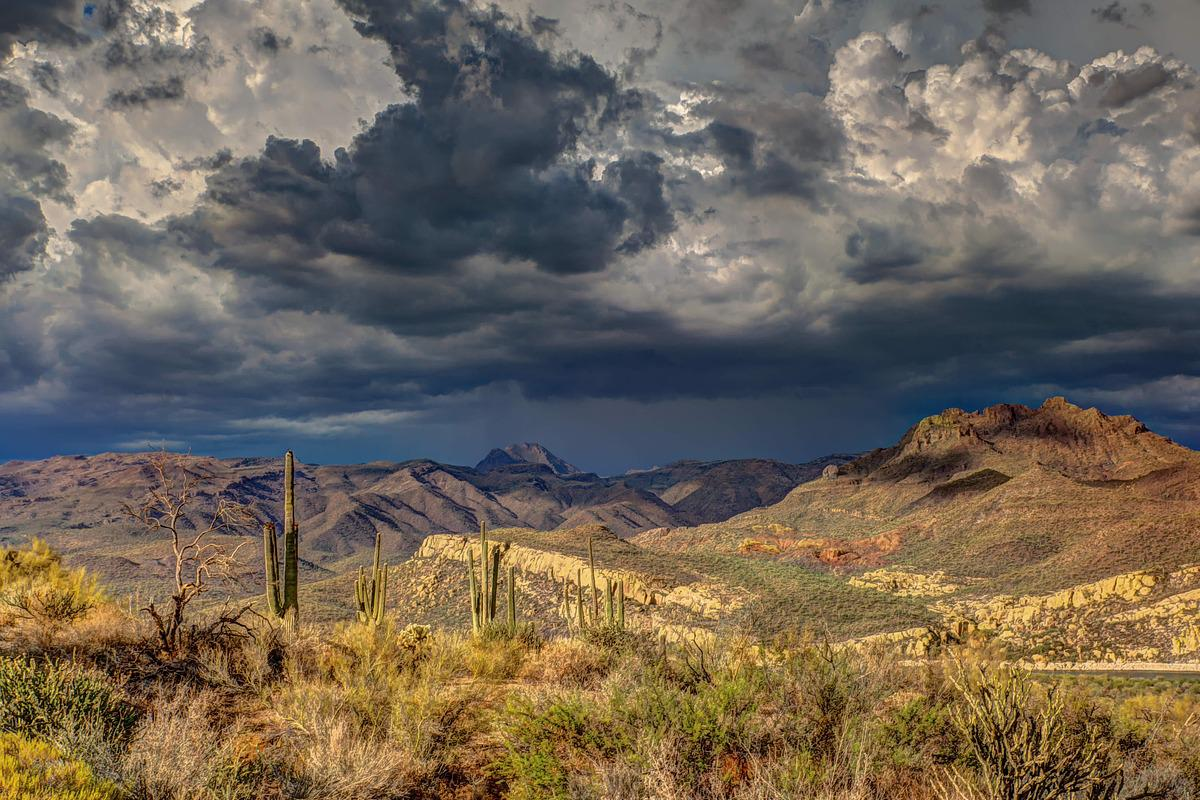
#> input picture desert.jpg, 1200 x 800 px
$ jupyter execute 'V28 - Greycoprops.ipynb'   (shell and % lines are left out)   (older library calls are emulated)
#> lines starting #> are read from the running program, lines starting #| are printed output that depends on the picture; after the words box and inside, x2 and y2 are one past the last pixel; in counts of white or black regions, pixels touching at a corner belong together; long printed decimals are rounded
[cell 1]
from matplotlib import pyplot as plt
import numpy as np
from skimage.io import imread,imsave

[cell 2]
im = imread('desert.jpg')
#> im is the input picture: shape (800, 1200, 3); mean R, G, B 112.9, 102.3, 88.8
print(im.shape)
#| (800, 1200, 3)

plt.figure()
plt.imshow(im)
plt.show()

[cell 3]
from skimage.color import rgb2gray

imgray = (rgb2gray(im)*255).astype('uint8')
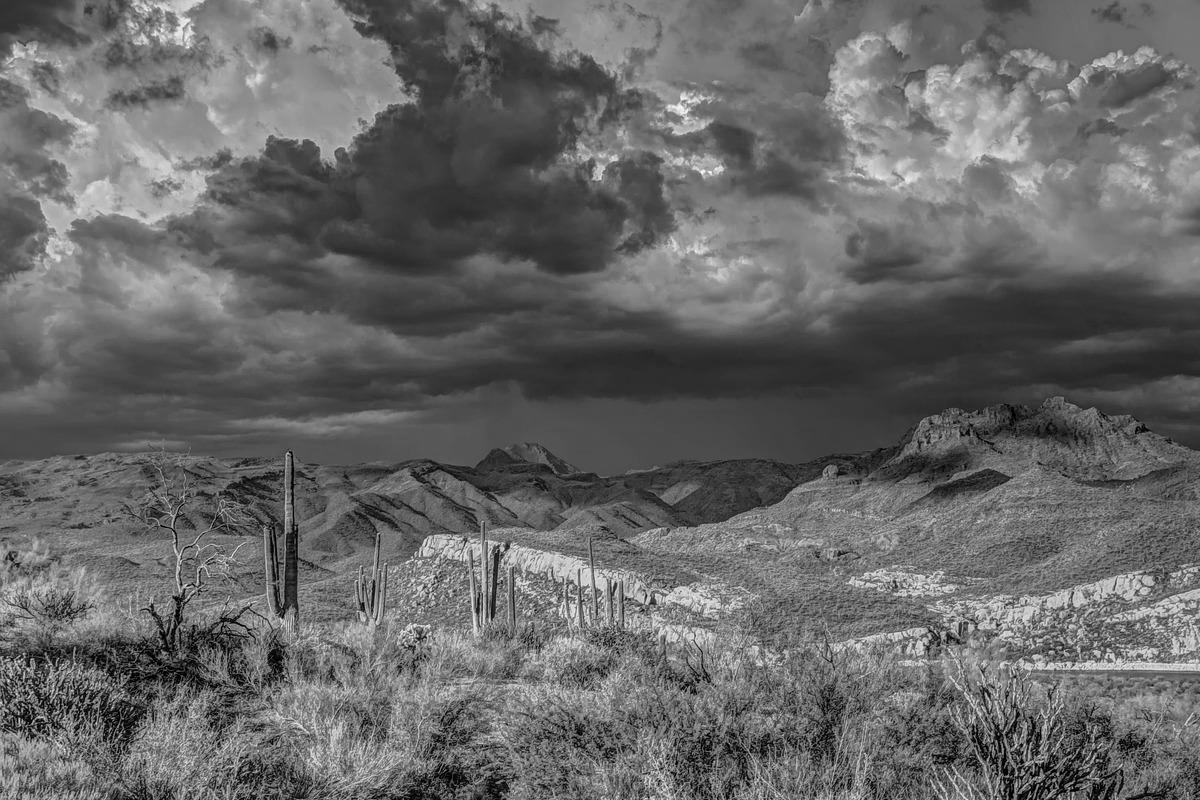
#> imgray: shape (800, 1200); min 0, max 253, mean 103.1
print(imgray.dtype)
#| uint8
plt.figure()
plt.imshow(imgray, cmap=plt.cm.gray)
plt.show()

[cell 4]
nsize = (100,100)

region_cloud = imgray[100:100+nsize[0],800:800+nsize[1]]
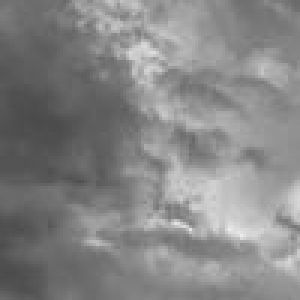
#> region_cloud: shape (100, 100) (shown 3 times larger); min 75, max 236, mean 133.1
region_desert = imgray[600:600+nsize[0],550:550+nsize[1]]
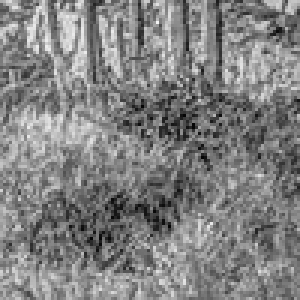
#> region_desert: shape (100, 100) (shown 3 times larger); min 5, max 243, mean 129
plt.figure()
plt.subplot(1,2,1)
plt.imshow(region_cloud, cmap=plt.cm.gray)
plt.subplot(1,2,2)
plt.imshow(region_desert, cmap=plt.cm.gray)
plt.show()

[cell 5]
from skimage.feature import greycomatrix,greycoprops

angles = [0,np.pi/2]
displacements = [10]

glcm_c = greycomatrix(region_cloud, displacements, angles, 256, normed=True)
glcm_d = greycomatrix(region_desert, displacements, angles, 256, normed=True)

plt.figure()
plt.subplot(2,2,1)
plt.imshow(glcm_c[:,:,0,0])
plt.title('Cloud - 0°')
plt.subplot(2,2,2)
plt.imshow(glcm_c[:,:,0,1])
plt.title('Cloud - 90°')
plt.subplot(2,2,3)
plt.imshow(glcm_d[:,:,0,0])
plt.title('Desert - 0°')
plt.subplot(2,2,4)
plt.imshow(glcm_d[:,:,0,1])
plt.title('Desert - 90°')
plt.show()
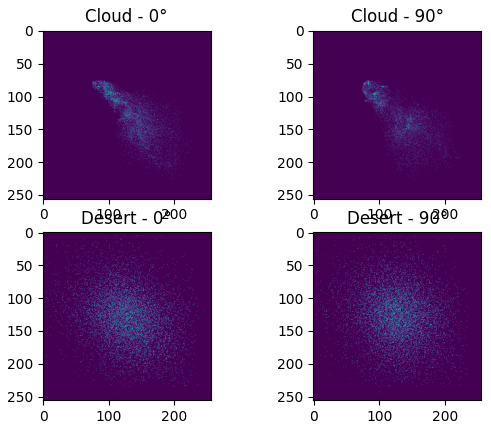
#> figure drawn by matplotlib, 4 panels

[cell 6]
w_contrast = np.zeros((256,256))
w_diss = np.zeros((256,256))
w_hom = np.zeros((256,256))
for i in range(256):
    for j in range(256):
        w_contrast[i,j] = (i-j)**2
        w_diss[i,j] = np.abs(i-j)
        w_hom[i,j] = 1/(1+(i-j)**2)

plt.figure()
plt.subplot(1,3,1)
plt.imshow(w_contrast)
plt.title('Contrast')
plt.subplot(1,3,2)
plt.imshow(w_diss)
plt.title('Dissimilarity')
plt.subplot(1,3,3)
plt.imshow(w_hom)
plt.title('Homogeneity')
plt.show()
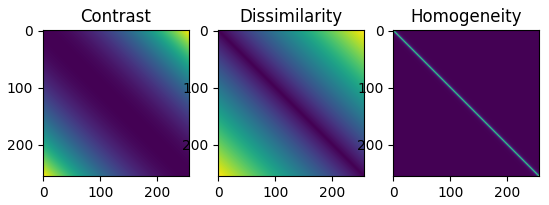
#> figure drawn by matplotlib, 3 panels

w_contrast = np.zeros((256,))
w_diss = np.zeros((256,))
w_hom = np.zeros((256,))
for i in range(256):
        w_contrast[i] = i**2
        w_diss[i] = i
        w_hom[i] = 1/(1+i**2)
plt.figure()
plt.subplot(1,3,1)
plt.plot(w_contrast)
plt.title('Contrast')
plt.subplot(1,3,2)
plt.plot(w_diss)
plt.title('Dissimilarity')
plt.subplot(1,3,3)
plt.plot(w_hom)
plt.title('Homogeneity')
plt.show()
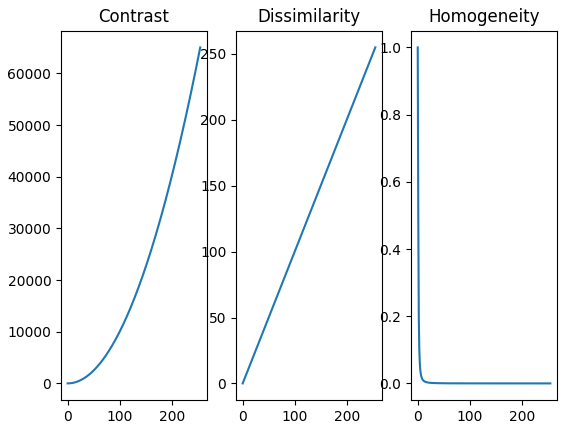
#> figure drawn by matplotlib, 3 panels; panel 1: curve peaks at x = 255, y = 65025; panel 2: curve peaks at x = 255, y = 255; panel 3: curve peaks at x = 0, y = 1

[cell 7]
h_gc = np.eye(256)
h_gc /= h_gc.sum()
print(greycoprops(h_gc.reshape((256,256,1,1)), 'ASM'))
h_flat = np.ones((256,256))
h_flat /= h_flat.sum()
print(greycoprops(h_flat.reshape((256,256,1,1)), 'ASM'))

[cell 8]
h_gc = np.eye(256)
h_gc /= h_gc.sum()
print(greycoprops(h_gc.reshape((256,256,1,1)), 'correlation'))
h_flat = np.ones((256,256))
h_flat /= h_flat.sum()
print(greycoprops(h_flat.reshape((256,256,1,1)), 'correlation'))

[cell 9]
def get_features(glcm, props=['contrast','energy','correlation']):
    n_glcm = glcm.shape[2]*glcm.shape[3]
#> n_glcm = 2
    features = np.zeros((len(props)*n_glcm))
#> features = [0, 0, 0, 0, 0, 0]
    for i,p in enumerate(props):
        features[i*n_glcm:(i+1)*n_glcm] = greycoprops(glcm, p).flatten()
#> after the loop, features = [554.4, 627.2, 0.0169, 0.0169, 0.745, 0.713]
    return features

[cell 10]
props_c = get_features(glcm_c)
#> props_c = [554.4, 627.2, 0.0169, 0.0169, 0.745, 0.713]
props_d = get_features(glcm_d)
#> props_d = [2430.8, 2680.1, 0.0128, 0.0128, 0.241, 0.146]

print(props_c)
#| [5.54416000e+02 6.27210333e+02 1.69283166e-02 1.68903508e-02
#|  7.45487997e-01 7.12849029e-01]
print(props_d)
#| [2.43082078e+03 2.68012878e+03 1.28264772e-02 1.27743957e-02
#|  2.41307427e-01 1.45988858e-01]

[cell 11]
def get_descr(region):
    glcm = greycomatrix(region, displacements, angles, 256, normed=True)
    return get_features(glcm)

n_cells_x = 15
n_cells_y = 10
size_x = im.shape[1]//n_cells_x
#> size_x = 80
size_y = im.shape[0]//n_cells_y
#> size_y = 80
print(size_x,size_y)
#| 80 80

descriptors = np.zeros((n_cells_y,n_cells_x,6))
for y in range(n_cells_y):
    for x in range(n_cells_x):
        region = imgray[y*size_y:(y+1)*size_y,x*size_x:(x+1)*size_x]
        descriptors[y,x] = get_descr(region)
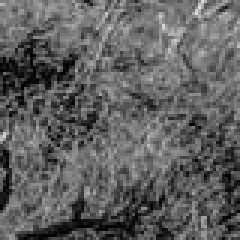
#> region: shape (80, 80) (shown 3 times larger); min 1, max 224, mean 95.7

[cell 12]
ndescriptors = (descriptors-descriptors.mean(axis=(0,1)))/descriptors.std(axis=(0,1))

[cell 13]
ref = ndescriptors[9,7]
#> ref = [1.16, 1.06, -0.605, -0.584, -1.44, -0.908]
print(ref)
#| [ 1.164  1.059 -0.6054 -0.5842 -1.436 -0.9084]

d = np.sqrt(((ndescriptors-ref)**2).sum(axis=2))
plt.figure()
plt.imshow(d, cmap=plt.cm.gray)
plt.show()
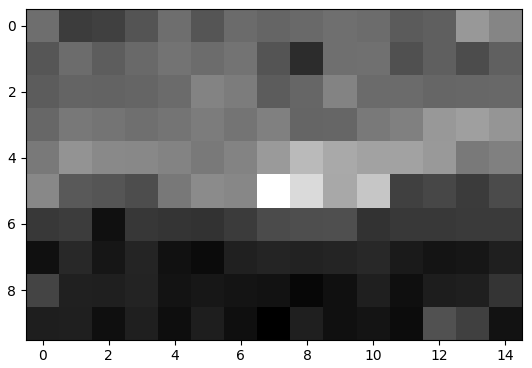
#> figure drawn by matplotlib, 1 panel

[cell 14]
from skimage.transform import resize
from skimage.filters import threshold_otsu

d_ = resize(d, (im.shape[0],im.shape[1]), order=0, mode='reflect')
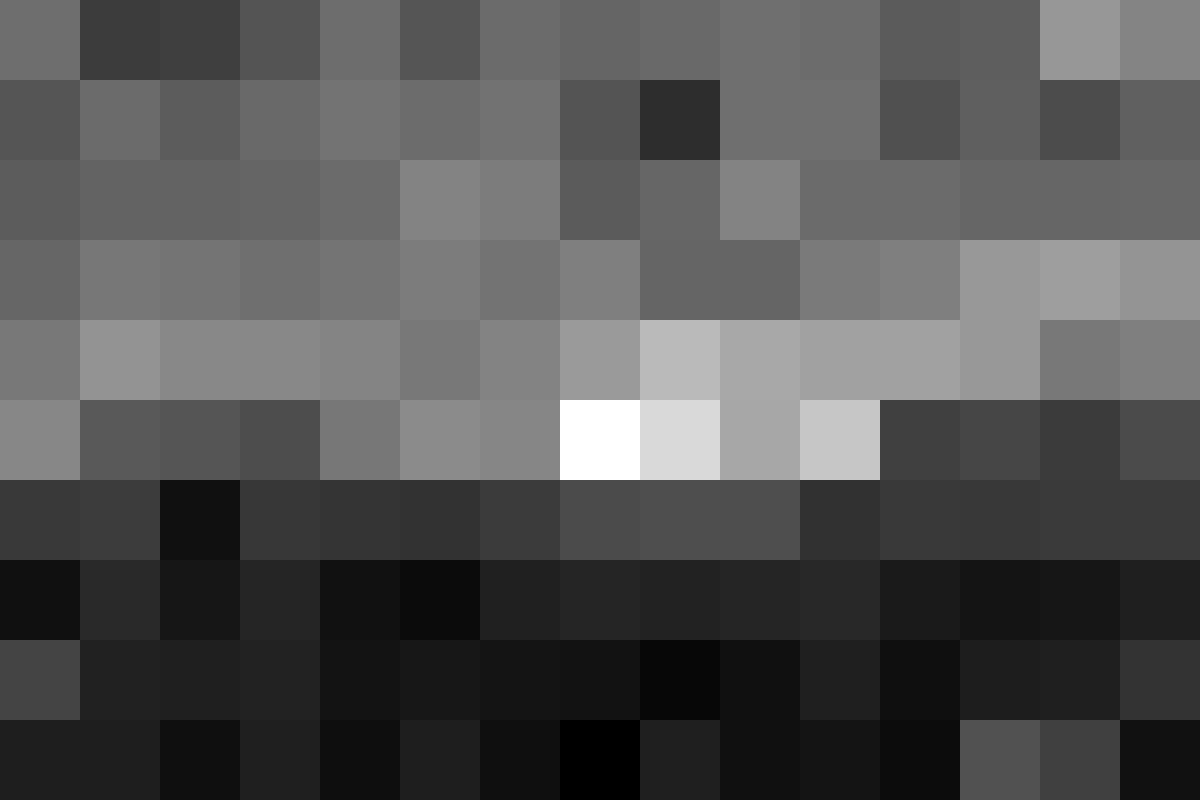
#> d_: shape (800, 1200) float64; min 0, max 9.12, mean 3; drawn with min black and max white
t = threshold_otsu(d_)
#> t = 2.87
mask = d_<t
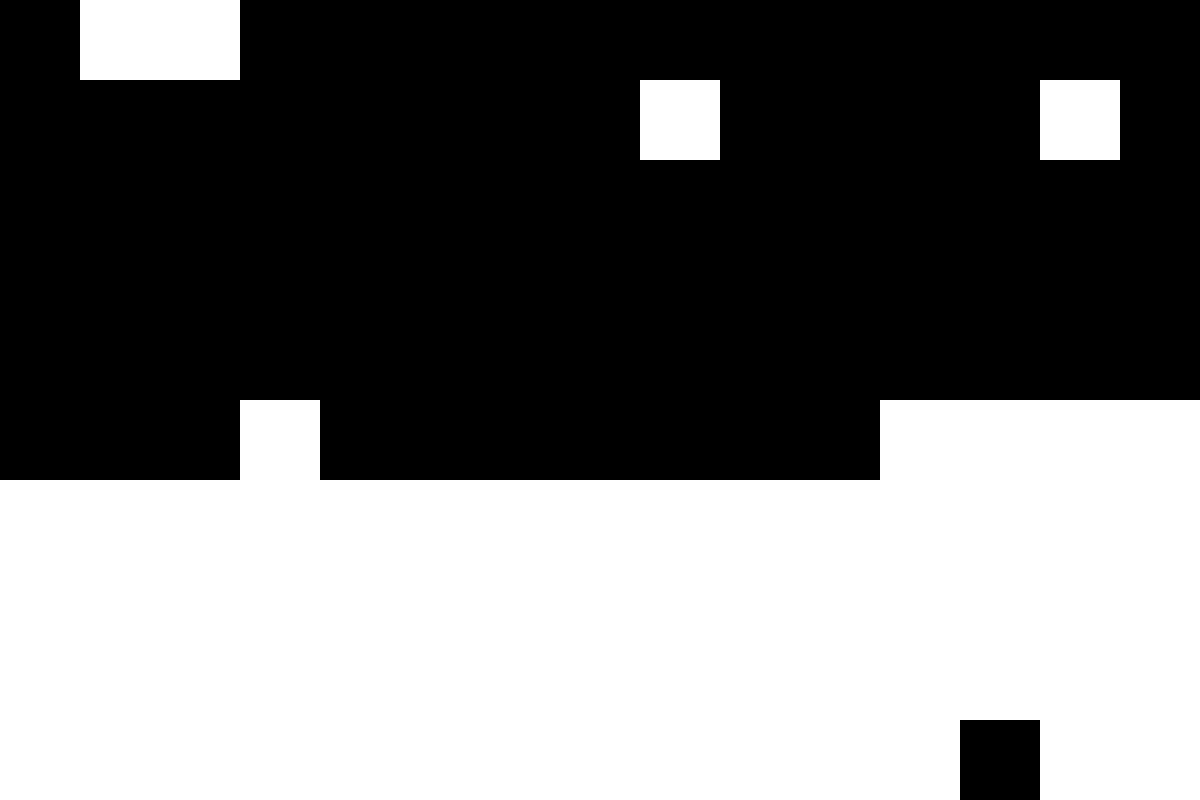
#> mask: shape (800, 1200) bool; 45.3% white; 4 white regions, box (x1, y1, x2, y2) and area: (0, 400, 1200, 800) 409600, (80, 0, 240, 80) 12800, (640, 80, 720, 160) 6400, (1040, 80, 1120, 160) 6400

plt.figure()
plt.imshow(im)
plt.imshow(mask, cmap=plt.cm.gray, alpha=0.7)
plt.show()

$ run again, with CT-Scan-Benign-Brain-Tumour.jpg copied over desert.jpg
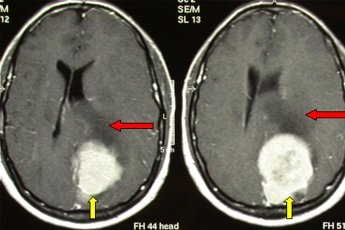
#> input picture CT-Scan-Benign-Brain-Tumour.jpg, 345 x 230 px
#> im is the input picture: shape (230, 345, 3); mean R, G, B 103, 100.4, 91.3
#| (230, 345, 3)
#| uint8
#> region_cloud = empty array
#| 23 23
#> ref = [-0.362, 0.376, 1.01, 0.34, 1.58, -0.78]
#| [-0.3624  0.3764  1.009    0.3404  1.578 -0.7796]
#> `d_ = resize(d, (im.shape[0],im.shape[1]), order=0, mode='reflect')`:
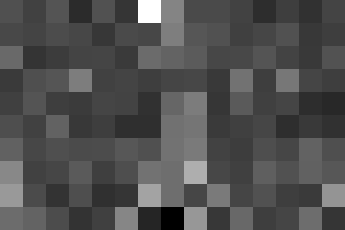
#> d_: shape (230, 345) float64; min 0, max 9.7, mean 3.03; drawn with min black and max white
#> t = 3.5
#> `mask = d_<t`:
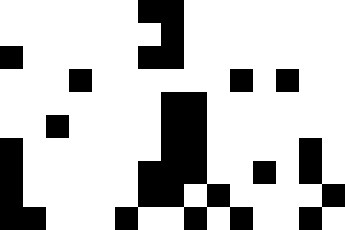
#> mask: shape (230, 345) bool; 76.7% white; 10 black regions, largest, box (x1, y1, x2, y2) and area: (115, 92, 253, 230) 7935, (138, 0, 184, 69) 2645, (0, 138, 46, 230) 2645
